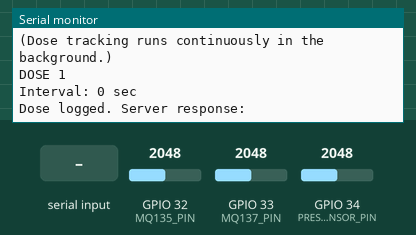
Bench run of a sketch on a simulated ESP32. Parts: the last lines printed to the serial monitor. Inputs (shaded band) come from the test bench; at power-on: GPIO 32 (MQ135_PIN) = 2048, GPIO 33 (MQ137_PIN) = 2048, GPIO 34 (PRESSURE_SENSOR_PIN) = 2048 (analog values on the 0–4095 scale). WiFi joins after 1.5 s; servers stay silent unless stated; uploads are accepted with an empty reply.

Above: at 17.7 s.
17.8 s: "1" received over Serial
At 17.91 s:
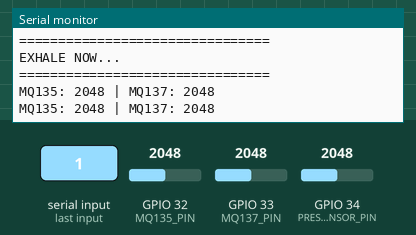
19.3 s: GPIO 32 (MQ135_PIN) set to 1260
At 19.32 s:
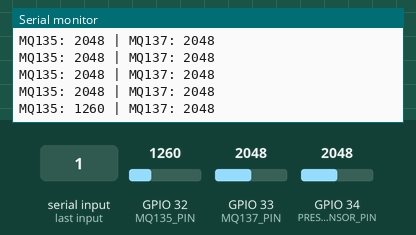
20.8 s: GPIO 33 (MQ137_PIN) set to 1260
At 24.3 s:
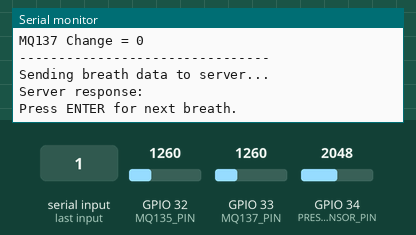

The sketch:

shalbinold.ino
```cpp
/*
  esp32_combined_breath_and_dose.ino
  ====================================
  Combines two subsystems on one ESP32, sharing one WiFi connection:

  1. BREATH VOC MONITOR (MQ135 pin 32, MQ137 pin 33)
     - Press ENTER in Serial Monitor to trigger a 5-second breath measurement
     - Sends the breath's readings to Django -> /predict/

  2. INHALER DOSE TRACKER (pressure sensor pin 34)
     - Continuously monitors for cartridge presses
     - Each detected dose is sent immediately to Django -> /record-dose/

  NOTE ON TIMING: while a breath measurement is running (5 seconds, with a
  delay(100) between samples), dose detection is paused -- the ESP32 can't
  do both at the exact same instant with this simple structure. In practice
  this is a 5-second window every time you take a breath test, which is a
  minor limitation worth mentioning in your report rather than a bug.
*/

#include <WiFi.h>
#include <HTTPClient.h>
#include <ArduinoJson.h>

// ---- CONFIG: fill these in --------------------------------------------
const char* WIFI_SSID      = "Galaxy";
const char* WIFI_PASSWORD  = "88888888";
const char* PREDICT_URL    = "http://10.141.94.6:8000/predict/";      // <-- update IP if it changes
const char* DOSE_URL       = "http://10.141.94.6:8000/record-dose/";  // <-- update IP if it changes
// -------------------------------------------------------------------------

// ---- Breath monitor pins/config ----
#define MQ135_PIN 32
#define MQ137_PIN 33
const unsigned long BREATH_TIME = 5000;
const unsigned long SAMPLE_INTERVAL = 100;

int mq135Baseline = 0;
int mq137Baseline = 0;
int mq135Max = 0;
int mq137Max = 0;

const int MAX_SAMPLES = 100;
int mq135Readings[MAX_SAMPLES];
int mq137Readings[MAX_SAMPLES];
int sampleCount = 0;

bool measuring = false;
unsigned long breathStart = 0;

// ---- Dose tracker pins/config ----
#define PRESSURE_SENSOR_PIN 34
int PRESSURE_THRESHOLD = 1300;
int doseCount = 0;
bool doseDetected = false;
unsigned long lastDoseTime = 0;


void connectWiFi() {
  Serial.print("Connecting to WiFi");
  WiFi.begin(WIFI_SSID, WIFI_PASSWORD);
  while (WiFi.status() != WL_CONNECTED) {
    delay(500);
    Serial.print(".");
  }
  Serial.println("\nConnected. IP address: " + WiFi.localIP().toString());
}


void sendBreathDataToServer() {
  if (WiFi.status() != WL_CONNECTED) {
    Serial.println("WiFi not connected -- skipping send.");
    return;
  }

  StaticJsonDocument<4096> doc;
  JsonArray mq135_arr = doc.createNestedArray("mq135");
  JsonArray mq137_arr = doc.createNestedArray("mq137");

  for (int i = 0; i < sampleCount; i++) {
    mq135_arr.add(mq135Readings[i]);
    mq137_arr.add(mq137Readings[i]);
  }

  String payload;
  serializeJson(doc, payload);

  HTTPClient http;
  http.begin(PREDICT_URL);
  http.addHeader("Content-Type", "application/json");

  Serial.println("Sending breath data to server...");
  int httpCode = http.POST(payload);

  if (httpCode > 0) {
    Serial.println("Server response: " + http.getString());
  } else {
    Serial.println("HTTP POST failed, error: " + http.errorToString(httpCode));
  }
  http.end();
}


void sendDoseEventToServer(int doseNumber, unsigned long intervalSeconds) {
  if (WiFi.status() != WL_CONNECTED) {
    Serial.println("WiFi not connected -- skipping dose send.");
    return;
  }

  StaticJsonDocument<256> doc;
  doc["dose_number"] = doseNumber;
  doc["interval_seconds"] = intervalSeconds;

  String payload;
  serializeJson(doc, payload);

  HTTPClient http;
  http.begin(DOSE_URL);
  http.addHeader("Content-Type", "application/json");

  int httpCode = http.POST(payload);
  if (httpCode > 0) {
    Serial.println("Dose logged. Server response: " + http.getString());
  } else {
    Serial.println("Dose POST failed, error: " + http.errorToString(httpCode));
  }
  http.end();
}


void setup() {
  Serial.begin(115200);
  analogReadResolution(12);
  pinMode(PRESSURE_SENSOR_PIN, INPUT);

  Serial.println();
  Serial.println("================================");
  Serial.println("MQ135 + MQ137 BREATH MONITOR + DOSE TRACKER");
  Serial.println("================================");

  connectWiFi();

  Serial.println("Stabilizing sensors...");
  delay(10000);

  long total135 = 0;
  for (int i = 0; i < 50; i++) {
    total135 += analogRead(MQ135_PIN);
    delay(50);
  }
  mq135Baseline = total135 / 50;

  long total137 = 0;
  for (int i = 0; i < 50; i++) {
    total137 += analogRead(MQ137_PIN);
    delay(50);
  }
  mq137Baseline = total137 / 50;

  Serial.println();
  Serial.println("--------------------------------");
  Serial.print("MQ135 Baseline = ");
  Serial.println(mq135Baseline);
  Serial.print("MQ137 Baseline = ");
  Serial.println(mq137Baseline);
  Serial.println("--------------------------------");
  Serial.println("Press ENTER to start exhaled breath measurement.");
  Serial.println("(Dose tracking runs continuously in the background.)");
  Serial.println();
}


void loop() {

  // ==================================================
  // DOSE TRACKING (runs continuously unless a breath measurement is active)
  // ==================================================
  if (!measuring) {
    int pressureValue = analogRead(PRESSURE_SENSOR_PIN);

    if (pressureValue >= PRESSURE_THRESHOLD) {
      if (doseDetected == false) {
        doseDetected = true;
        doseCount++;

        unsigned long currentTime = millis();
        unsigned long intervalSeconds = 0;

        if (doseCount > 1) {
          intervalSeconds = (currentTime - lastDoseTime) / 1000;
        }

        Serial.println();
        Serial.print("DOSE ");
        Serial.println(doseCount);
        Serial.print("Interval: ");
        Serial.print(intervalSeconds);
        Serial.println(" sec");

        sendDoseEventToServer(doseCount, intervalSeconds);

        lastDoseTime = currentTime;
      }
    } else {
      doseDetected = false;
    }
  }


  // ==================================================
  // WAIT FOR ENTER -> START BREATH MEASUREMENT
  // ==================================================
  if (!measuring && Serial.available() > 0) {
    while (Serial.available() > 0) {
      Serial.read();
    }

    measuring = true;
    breathStart = millis();
    sampleCount = 0;

    mq135Max = analogRead(MQ135_PIN);
    mq137Max = analogRead(MQ137_PIN);

    Serial.println();
    Serial.println("================================");
    Serial.println("EXHALE NOW...");
    Serial.println("================================");
  }


  // ==================================================
  // CONTINUOUS BREATH MEASUREMENT
  // ==================================================
  if (measuring) {
    int mq135 = analogRead(MQ135_PIN);
    int mq137 = analogRead(MQ137_PIN);

    if (mq135 > mq135Max) mq135Max = mq135;
    if (mq137 > mq137Max) mq137Max = mq137;

    Serial.print("MQ135: ");
    Serial.print(mq135);
    Serial.print(" | MQ137: ");
    Serial.println(mq137);

    if (sampleCount < MAX_SAMPLES) {
      mq135Readings[sampleCount] = mq135;
      mq137Readings[sampleCount] = mq137;
      sampleCount++;
    }

    if (millis() - breathStart >= BREATH_TIME) {
      measuring = false;

      Serial.println();
      Serial.println("--------------------------------");
      Serial.println("BREATH MEASUREMENT COMPLETE");
      Serial.println("--------------------------------");
      Serial.print("MQ135 Baseline = ");
      Serial.println(mq135Baseline);
      Serial.print("MAX MQ135 = ");
      Serial.println(mq135Max);
      Serial.print("MQ135 Change = ");
      Serial.println(mq135Max - mq135Baseline);
      Serial.println();
      Serial.print("MQ137 Baseline = ");
      Serial.println(mq137Baseline);
      Serial.print("MAX MQ137 = ");
      Serial.println(mq137Max);
      Serial.print("MQ137 Change = ");
      Serial.println(mq137Max - mq137Baseline);
      Serial.println("--------------------------------");

      sendBreathDataToServer();

      Serial.println();
      Serial.println("Press ENTER for next breath.");
      Serial.println();
    }
  }

  delay(50);
}
```

Measured:
- after the input at 17.8 s, the serial monitor: prints a new line at once (image 1)
- after the input at 19.3 s, the serial monitor: prints a new line at once (image 2)
- after the input at 20.8 s, the serial monitor: prints a new line at once (image 3)
